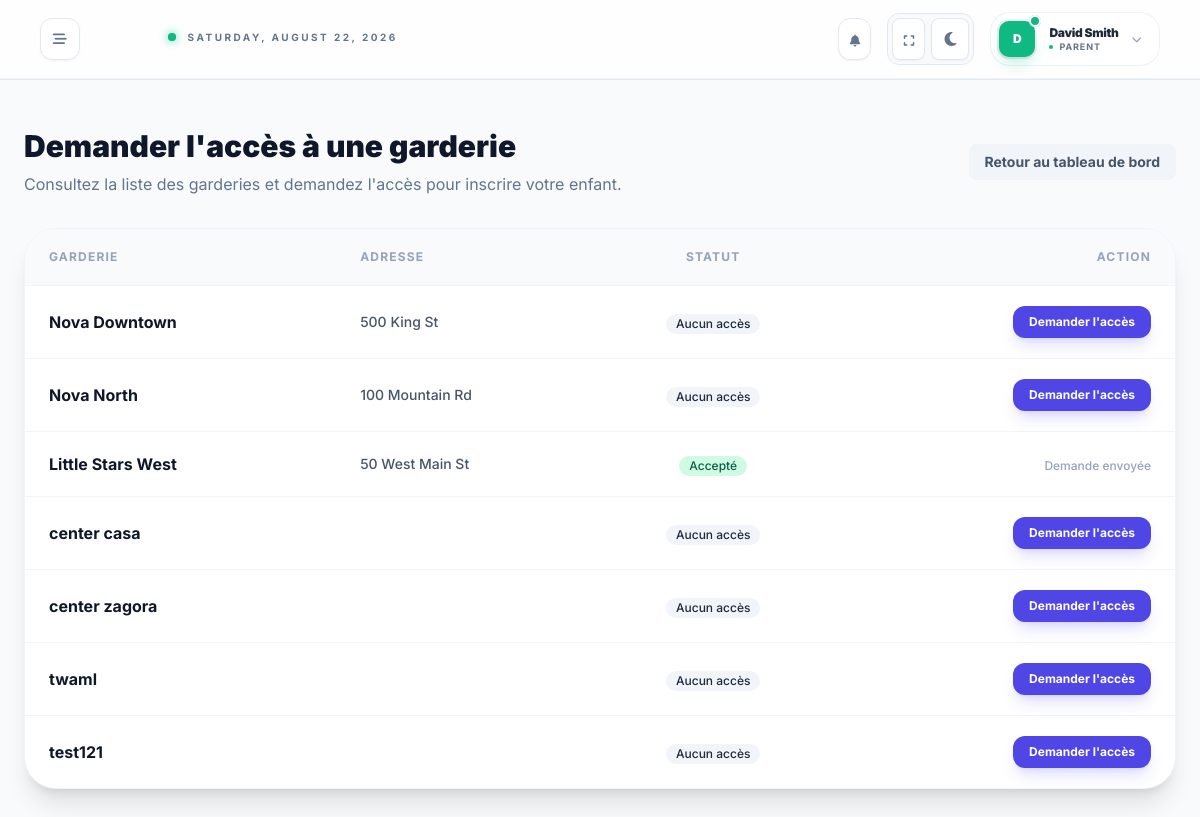
The app's page /parents/request-access/ (signed in) with its own data.
### accounts/models.py (models this page shows, shortened)
class User(AbstractUser):
    ROLE_CHOICES = (
        ("owner", "Network Owner"),
        ("director", "Director"),
        ("vice_director", "Vice Director"),
        ("educator", "Educator"),
        ("parent", "Parent"),
    )
    username = None
    user_id = models.UUIDField(primary_key=True, default=uuid.uuid4, editable=False)
    email = models.EmailField(_("email address"), unique=True)
    full_name = models.CharField(max_length=255)
    phone_number = models.CharField(max_length=20, blank=True, null=True)
    profile_photo = models.ImageField(upload_to=user_directory_path, blank=True, null=True)
    role_type = models.CharField(max_length=20, choices=ROLE_CHOICES)
    is_active = models.BooleanField(default=True)
    created_at = models.DateTimeField(auto_now_add=True)
    groups = models.ManyToManyField(
        "auth.Group",
        related_name="core_user_set",
        blank=True,
        verbose_name="groups",
        help_text="The groups this user belongs to.",
    )
    user_permissions = models.ManyToManyField(
        "auth.Permission",
        related_name="core_user_set",
        blank=True,
        verbose_name="user permissions",
        help_text="Specific permissions for this user.",
    )
    USERNAME_FIELD = "email"
    REQUIRED_FIELDS = ["full_name", "phone_number"]
    objects = CustomUserManager()
    @property
    def id(self):
        return self.user_id

### dashboard/models.py (models this page shows, shortened)
class Center(models.Model):
    center_id = models.UUIDField(primary_key=True, default=uuid.uuid4, editable=False)
    organization = models.ForeignKey(
        Organization, on_delete=models.CASCADE, related_name="centers"
    )
    name = models.CharField(max_length=255)
    address = models.TextField()
    timezone = models.CharField(max_length=50, default="America/Moncton")
    director = models.OneToOneField(
        "accounts.Director",
        on_delete=models.SET_NULL,
        null=True,
        related_name="managed_center",
    )
    created_at = models.DateTimeField(auto_now_add=True)

### dashboard/all_views/parent_views.py (the view, shortened to what this page needs)
# urls.py: path("parents/request-access/", request_center_access, name="request_center_access"),
@login_required(login_url="login")
def request_center_access(request):
    user = request.user
    if user.role_type != "parent":
        return render(request, "core/403.html", status=403)
    try:
        parent_profile = user.parent_profile
    except ParentProfile.DoesNotExist:
        messages.error(request, "Profil parent introuvable.")
        return redirect("dashboard_redirect")
    all_centers = Center.objects.all()
    my_requests = CenterParentAccess.objects.filter(parent=parent_profile)
    request_map = {req.center_id: req.status for req in my_requests}
    centers_data = []
    for c in all_centers:
        status = request_map.get(c.center_id, None)
        centers_data.append({"center": c, "status": status})
    return render(
        request, "core/parents/request_access.html", {"centers_data": centers_data}
    )

### communication/context_processors.py (called while the page is built)
def unread_messages_count(request):
    if request.user.is_authenticated:
        count = Message.objects.filter(receiver=request.user, is_read=False).count()
        return {'unread_count': count}
    return {'unread_count': 0}

### dashboard/context_processors/theme_sidebar.py (called while the page is built)
def theme(request):
    return {'theme': request.COOKIES.get('theme', 'light')}

def sidebar(request):
    return {'sidebar_state': request.COOKIES.get('sidebar', 'closed')}

### dashboard/templates/core/parents/request_access.html (shortened to what this page needs)
{% extends "base.html" %}
{% load static %}
{% block content %}
<div class="max-w-7xl mx-auto px-6 py-12">
    <div class="flex items-center justify-between mb-8">
        <div>
            <h1 class="text-3xl font-black text-slate-900 dark:text-white">Demander l'accès à une garderie</h1>
            <p class="text-slate-500 mt-2">Consultez la liste des garderies et demandez l'accès pour inscrire votre enfant.</p>
        </div>
        <a href="{% url 'dashboard_redirect' %}" class="px-4 py-2 bg-slate-100 dark:bg-slate-800 rounded-lg text-sm font-bold text-slate-600 dark:text-slate-300 hover:bg-slate-200 transition-colors">
            Retour au tableau de bord
        </a>
    </div>
    <div class="bg-white dark:bg-slate-900 rounded-[2rem] border border-slate-100 dark:border-slate-800 shadow-xl overflow-hidden">
        <div class="overflow-x-auto">
            <table class="w-full text-left border-collapse">
                <thead>
                    <tr class="bg-slate-50 dark:bg-slate-800/50 border-b border-slate-100 dark:border-slate-800 text-xs font-black text-slate-400 uppercase tracking-widest">
                        <th class="py-5 pl-6">Garderie</th>
                        <th class="py-5">Adresse</th>
                        <th class="py-5 text-center">Statut</th>
                        <th class="py-5 text-right pr-6">Action</th>
                    </tr>
                </thead>
                <tbody class="divide-y divide-slate-100 dark:divide-slate-800">
                    {% for item in centers_data %}
                    <tr class="group hover:bg-slate-50 dark:hover:bg-slate-800/30 transition-colors">
                        <td class="py-5 pl-6">
                            <div class="font-bold text-slate-900 dark:text-white">{{ item.center.name }}</div>
                        </td>
                        <td class="py-5">
                            <p class="text-sm font-medium text-slate-600 dark:text-slate-400">{{ item.center.address }}</p>
                        </td>
                        <td class="py-5 text-center">
                            {% if item.status == 'accepted' %}
                                <span class="inline-flex items-center px-2.5 py-0.5 rounded-full text-xs font-medium bg-emerald-100 text-emerald-800 dark:bg-emerald-500/20 dark:text-emerald-400">
                                    Accepté
                                </span>
                            {% elif item.status == 'pending' %}
                                <span class="inline-flex items-center px-2.5 py-0.5 rounded-full text-xs font-medium bg-amber-100 text-amber-800 dark:bg-amber-500/20 dark:text-amber-400">
                                    En attente
                                </span>
                            {% elif item.status == 'rejected' %}
                                <span class="inline-flex items-center px-2.5 py-0.5 rounded-full text-xs font-medium bg-rose-100 text-rose-800 dark:bg-rose-500/20 dark:text-rose-400">
                                    Rejeté
                                </span>
                            {% else %}
                                <span class="inline-flex items-center px-2.5 py-0.5 rounded-full text-xs font-medium bg-slate-100 text-slate-800 dark:bg-slate-700 dark:text-slate-300">
                                    Aucun accès
                                </span>
                            {% endif %}
                        </td>
                        <td class="py-5 text-right pr-6">
                            {% if not item.status or item.status == 'rejected' %}
                                <form method="post" action="{% url 'request_center_access' %}">
                                    <button type="submit" class="px-4 py-2 rounded-xl bg-indigo-600 text-white text-xs font-bold hover:bg-indigo-700 transition-colors shadow-lg shadow-indigo-500/20">
                                        Demander l'accès
                                    </button>
                                </form>
                            {% else %}
                                <span class="text-xs text-slate-400 font-medium">Demande envoyée</span>
                            {% endif %}
                        </td>
                    </tr>
                    {% endfor %}
                </tbody>
            </table>
        </div>
    </div>
</div>
{% endblock %}

### accounts/templates/accounts/includes/header.html (shortened to what this page needs)
<header class="sticky top-0 z-40 w-full bg-white/80 dark:bg-slate-900/80 backdrop-blur-xl border-b border-slate-200 dark:border-slate-800/60">
    <div class="flex items-center justify-between px-6 md:px-10 py-3 border-b border-slate-100 dark:border-slate-800/40">
        <div class="flex items-center gap-6">
            <button onclick="toggleSidebar()" class="group relative p-2.5 rounded-xl border border-slate-200 dark:border-slate-800
                   bg-white dark:bg-slate-900/50 backdrop-blur-md
                   text-slate-500 dark:text-slate-400
                   hover:text-blue-600 dark:hover:text-blue-400
                   hover:border-blue-500/30 dark:hover:border-blue-400/30
                   hover:bg-blue-50/50 dark:hover:bg-blue-400/5
                   transition-all duration-300 shadow-sm hover:shadow-lg hover:shadow-blue-500/10">
        <div class="relative z-10 flex items-center justify-center">
            <i class="fa-solid fa-bars-staggered text-sm group-hover:rotate-180 transition-transform duration-500"></i>
        </div>
    </button>
            <div class="hidden md:flex flex-col relative group/container">
                <div class="flex ml-16 items-center gap-3 mb-1">
                    <div class="relative flex h-2 w-2">
                        <span class="relative inline-flex rounded-full h-2 w-2 bg-emerald-500 shadow-[0_0_10px_rgba(16,185,129,0.8)]"></span>
                    </div>
                    <span id="current-date" class="text-[10px] font-bold uppercase tracking-[0.25em] text-slate-500 dark:text-emerald-400/70 transition-colors duration-300">
                </span>
                </div>
            </div>
        </div>
        <div class="flex items-center gap-4">
            <div x-data="notificationSystem()" x-init="init()" class="relative">
                <button @click="toggle()" class="relative p-2 rounded-xl bg-white dark:bg-slate-800 border border-slate-200 dark:border-slate-700 text-slate-500 hover:text-emerald-500 hover:border-emerald-500/30 transition-all shadow-sm group">
                    <i class="fa-solid fa-bell text-xs"></i>
                </button>
            </div>
            <div class="flex items-center gap-1.5 bg-slate-100/50 dark:bg-slate-900/50 p-1 rounded-xl border border-slate-200 dark:border-slate-800">
                <button onclick="toggleFullScreen()" class="p-2 rounded-lg bg-white dark:bg-slate-800 border border-slate-200 dark:border-slate-700 hover:text-emerald-500 transition-all active:scale-90 group shadow-sm">
                    <i id="fullscreen-icon" class="fa-solid fa-expand text-slate-500 text-xs"></i>
                </button>
                <button onclick="toggleTheme()" class="p-2 rounded-lg bg-white dark:bg-slate-800 border border-slate-200 dark:border-slate-700 hover:text-emerald-500 transition-all active:scale-90 group shadow-sm">
                    <i id="theme-icon" class="fa-solid fa-moon text-slate-500 text-xs"></i>
                </button>
            </div>
            <div class="relative">
                <button onclick="toggleUserMenu()"
                    class="flex items-center gap-3 p-1.5 pr-4 rounded-[1.25rem]
                           bg-white/80 dark:bg-slate-900/80 backdrop-blur-md
                           border border-slate-200/60 dark:border-slate-700/50
                           hover:border-emerald-500/50 hover:shadow-lg hover:shadow-emerald-500/5 transition-all duration-300 group">
                    <div class="relative p-0.5 rounded-xl bg-gradient-to-tr from-slate-200 to-white dark:from-slate-700 dark:to-slate-800 shadow-inner">
                        {% if user.profile_photo %}
                            <img src="{{ user.profile_photo.url }}" class="w-9 h-9 rounded-[10px] object-cover border border-white/50 dark:border-slate-600">
                        {% else %}
                            <div class="w-9 h-9 rounded-[10px] bg-emerald-500 flex items-center justify-center text-white font-black text-xs shadow-lg shadow-emerald-500/20">
                                {{ user.full_name|slice:":1"|upper }}
                            </div>
                        {% endif %}
                        <span class="absolute -top-1 -right-1 flex h-3 w-3">
                            <span class="relative inline-flex rounded-full h-3 w-3 bg-emerald-500 border-2 border-white dark:border-slate-900"></span>
                        </span>
                    </div>
                    <div class="hidden sm:block text-left">
                        <p class="text-[12px] font-black text-slate-800 dark:text-slate-100 leading-tight tracking-tight">{{ user.full_name|default:"User" }}</p>
                        <div class="flex items-center gap-1.5">
                            <span class="w-1 h-1 rounded-full bg-emerald-500"></span>
                            <p class="text-[9px] text-slate-500 dark:text-slate-400 font-bold uppercase tracking-widest">{{ user.get_role_type_display|default:"Role" }}</p>
                        </div>
                    </div>
                    <i class="fa-solid fa-chevron-down text-[10px] text-slate-400 group-hover:text-emerald-500 group-hover:translate-y-0.5 transition-all duration-300"></i>
                </button>
            </div>
        </div>
    </div>
</header>

### accounts/templates/base.html (style rules this page uses)
* { transition: all 0.25s cubic-bezier(0.4, 0, 0.2, 1); }

### records on screen
User: full_name "D", full_name "David Smith", role_type "PARENT"
Center: center.name "Nova Downtown", center.address "500 King St", shows "Aucun accès"
Center: center.name "Nova North", center.address "100 Mountain Rd", shows "Aucun accès"
Center: center.name "Little Stars West", center.address "50 West Main St", shows "Accepté", shows "Demande envoyée"
Center: center.name "center casa", shows "Aucun accès"
Center: center.name "center zagora", shows "Aucun accès"
Center: center.name "twaml", shows "Aucun accès"
Center: center.name "test121", shows "Aucun accès"
